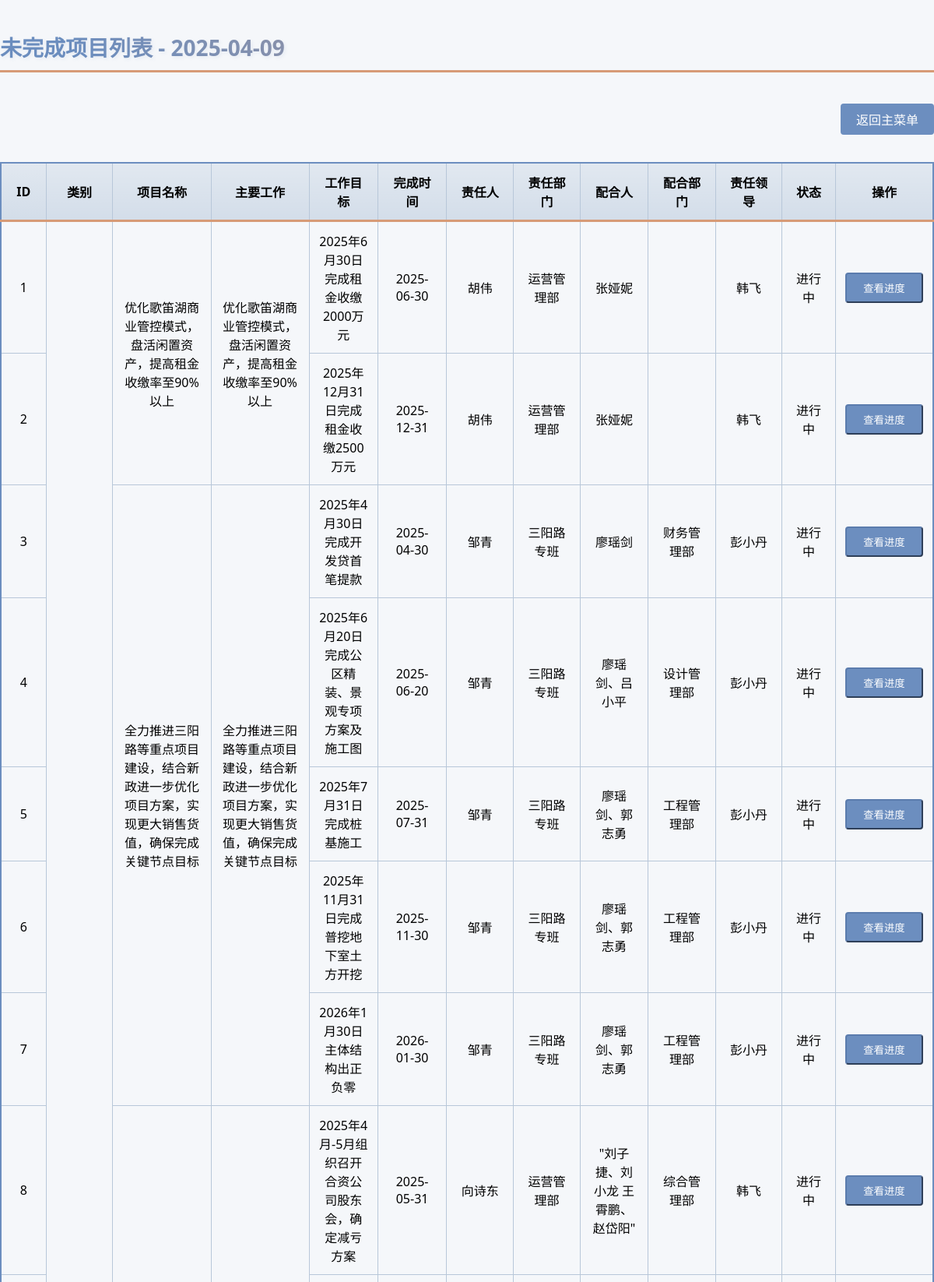
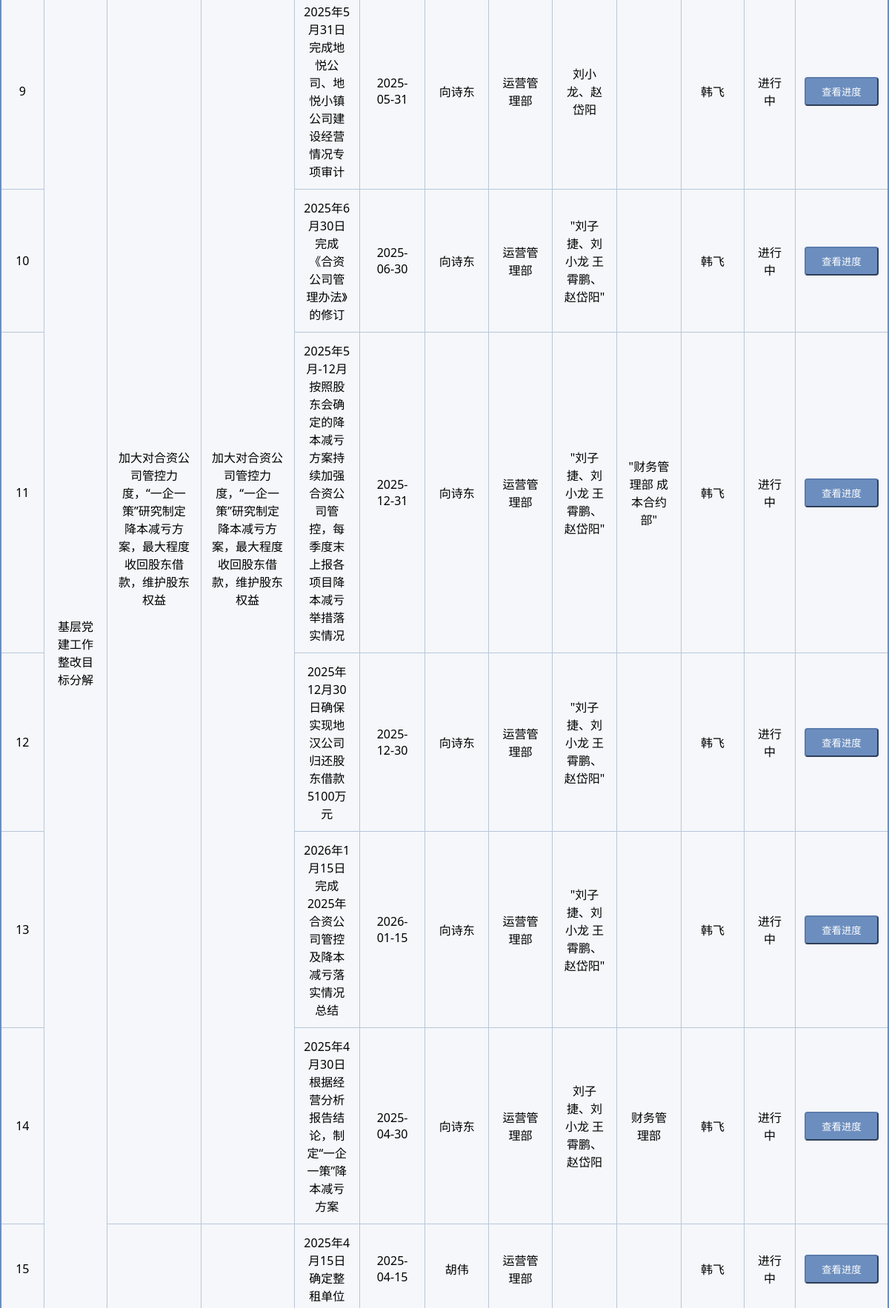
Screenshot of /unfinished_projects (signed in, upper part) with the database file from the repository (2 pictures, top to bottom).
### tables this page shows
CREATE TABLE unfinished_projects (
            id INTEGER PRIMARY KEY AUTOINCREMENT,
            category TEXT NOT NULL,
            project_name TEXT NOT NULL,
            main_work TEXT NOT NULL,
            work_goal TEXT NOT NULL,
            completion_time DATE NOT NULL,
            responsible_person_id INTEGER REFERENCES users(id),
            responsible_department TEXT NOT NULL,
            collaborator TEXT,
            collaborating_department TEXT,
            responsible_leader_id INTEGER REFERENCES users(id),
            is_finished INTEGER DEFAULT 0 CHECK(is_finished IN (0, 1)),
            completion_status_1 TEXT,
            completion_status_2 TEXT,
            completion_status_3 TEXT,
            completion_status_4 TEXT,
            completion_status_5 TEXT,
            completion_status_6 TEXT,
            completion_status_7 TEXT,
            completion_status_8 TEXT,
            completion_status_9 TEXT,
            completion_status_10 TEXT,
            created_at TIMESTAMP DEFAULT CURRENT_TIMESTAMP
        );

CREATE TABLE users (
            id INTEGER PRIMARY KEY AUTOINCREMENT,
            username TEXT NOT NULL UNIQUE,
            password TEXT NOT NULL,
            phone TEXT,
            is_admin INTEGER DEFAULT 0,
            created_at TIMESTAMP DEFAULT CURRENT_TIMESTAMP
        );

### app.py (the view, shortened to what this page needs)
@app.route('/unfinished_projects', methods=['GET', 'POST'])
def unfinished_projects():
    current_datetime = datetime.datetime.now()
    if 'user_id' not in session:
        abort(401)
    is_admin = session.get('is_admin', 0)
    error = None
    projects = []
    with get_db() as conn:
        try:
            projects = conn.execute('''
                SELECT
                    up.id,
                    up.category,
                    up.project_name,
                    up.main_work,
                    up.work_goal,
                    up.completion_time,
                    u1.username AS responsible_person,
                    up.responsible_department,
                    up.collaborator,
                    up.collaborating_department,
                    u3.username AS responsible_leader,
                    (CASE WHEN julianday(up.completion_time) < julianday('now')
                        THEN '逾期' ELSE '进行中' END) AS status
                FROM unfinished_projects up
                LEFT JOIN users u1 ON up.responsible_person_id = u1.id
                LEFT JOIN users u3 ON up.responsible_leader_id = u3.id
                ORDER BY up.category, up.project_name
            ''').fetchall()
        except Exception as e:
            error = str(e)
            flash(f'操作失败: {str(e)}', 'error')
    return render_template('unfinished_projects.html',
                         projects=projects,
                         error=error,
                         is_admin=is_admin,
                         current_date=current_datetime.strftime('%Y-%m-%d'))

### app.py (called while the page is built)
def get_db():
    if not hasattr(g, '_database'):
        try:
            g._database = sqlite3.connect(app.config['DATABASE'])
            g._database.row_factory = sqlite3.Row
            init_sqlite_schema(g._database)
        except sqlite3.Error as e:
            print(f"数据库连接失败: {str(e)}")
            raise
    return g._database

### templates/unfinished_projects.html (shortened to what this page needs)
<!DOCTYPE html>
<html lang="en">
<head>
</head>
<body>
    <h1>未完成项目列表 - {{ current_date }}</h1>
    {% if not is_admin %}
    <div class="user-tools" style="text-align: right; margin-bottom: 20px;">
        <a href="{{ url_for('index') }}" class="btn-main">
            返回主菜单
        </a>
    </div>
    {% endif %}
    <table>
        <thead>
            <tr>
                <th>ID</th>
                <th>类别</th>
                <th>项目名称</th>
                <th>主要工作</th>
                <th>工作目标</th>
                <th>完成时间</th>
                <th>责任人</th>
                <th>责任部门</th>
                <th>配合人</th>
                <th>配合部门</th>
                <th>责任领导</th>
                <th>状态</th>
                <th>操作</th>
            </tr>
        </thead>
        <tbody>
            {% set ns = namespace(
                entries={},
                category_groups={},
                project_groups={},
                main_work_groups={}
            ) %}
            {% for project in projects %}
                {% set main_work = project[3]|trim|lower %}
            {% endfor %}
            {% for project in projects %}
                {% set main_work = project[3]|trim|lower %}
                {% set work_target = project[4]|trim|lower %}
                {% set responsible_person = project[6]|trim|lower %}
                {% set entry_key = [main_work, work_target, responsible_person]|join('|') %}
                {% set is_duplicate = entry_key in ns.entries %}
                <tr class="{% if project[11] == '逾期' %}overdue{% endif %} {% if is_duplicate %}duplicate{% endif %}">
                    <td>{{ loop.index }}</td>
                    {% if loop.index0 == ns.category_groups[project[1]]-1 %}
                        <td rowspan="{{ projects|selectattr('1', 'equalto', project[1])|list|count }}">{{ project[1] }}</td>
                    {% endif %}
                    {% if loop.index0 == ns.project_groups[project[2]]-1 %}
                        <td rowspan="{{ projects|selectattr('2', 'equalto', project[2])|list|count }}">{{ project[2] }}</td>
                    {% endif %}
                    {% if loop.index0 == ns.main_work_groups[main_work]-1 %}
                        <td rowspan="{{ projects|selectattr('3', 'equalto', project[3])|list|count }}">{{ project[3] }}</td>
                    {% endif %}
                    <td>{{ project[4] }}</td>
                    <td>{{ project[5] }}</td>
                    <td>{{ project[6] }}</td>
                    <td>{{ project[7] }}</td>
                    <td>{{ project[8] }}</td>
                    <td>{{ project[9] }}</td>
                    <td>{{ project[10] }}</td>
                    <td>{{ project[11] }}</td>
                    <td>
                        <form action="{{ url_for('project_detail', project_id=project[0]) }}" method="get">
                            <button type="submit" class="btn-action">
                                查看进度
                            </button>
                        </form>
                    </td>
                </tr>
            {% endfor %}
        </tbody>
    </table>
</body>
</html>

### templates/unfinished_projects.html (style rules this page uses)
body { max-width: 100%; margin: 40px auto; padding: 0; font-family: 'Segoe UI', sans-serif; background: #F5F7FA; }
table { width: 100%; border: 2px solid #6C8EBF; border-collapse: collapse; }
h1 { color: #6C8EBF; font-size: 28px; border-bottom: 3px solid #D79B77; padding-bottom: 10px; margin-bottom: 25px; background: linear-gradient(45deg, #6C8EBF 10%, #D79B77 90%); -webkit-background-clip: text; -webkit-text-fill-color: transparent; text-shadow: 2px 2px 4px rgba(108, 142, 191, 0.1); }
th, td { padding: 12px; border: 1px solid #B8C7D9; text-align: center !important; vertical-align: middle; }
th { background: linear-gradient(to bottom, #E1E8F0, #D3DDE9) !important; font-weight: 600; border-bottom: 3px solid #D79B77; }
th:nth-child(1) { width: 5%; }
th:nth-child(2) { width: 7.6%; }
th:nth-child(3) { width: 11%; }
th:nth-child(4) { width: 11%; }
th:nth-child(5), th:nth-child(6), th:nth-child(7), th:nth-child(8), th:nth-child(9), th:nth-child(10), th:nth-child(11) { width: 7.6%; }
th:nth-child(12) { width: 6%; }
th:nth-child(13) { width: 6%; }
.btn-excel, .btn-action { background-color: #6C8EBF; border-color: #5B7CAD; color: white; padding: 8px 12px; border-radius: 4px; cursor: pointer; transition: all 0.3s; }
.btn-action { width: 100px; margin: 4px 0; display: inline-block; }
.btn-main { background-color: #6C8EBF !important; border-color: #5B7CAD !important; color: white !important; padding: 8px 20px; border-radius: 4px; cursor: pointer; transition: all 0.3s; text-decoration: none; display: inline-block; margin: 15px 0; }

### rows the page displays
unfinished_projects: category "基层党建工作整改目标分解", project_name "优化歌笛湖商业管控模式，盘活闲置资产，提高租金收缴率至90%以上", main_work "优化歌笛湖商业管控模式，盘活闲置资产，提高租金收缴率至90%以上", work_goal "2025年6月30日完成租金收缴2000万元", completion_time "2025-06-30", username "胡伟", responsible_department "运营管理部", collaborator "张娅妮", username "韩飞", project "进行中"
unfinished_projects: work_goal "2025年12月31日完成租金收缴2500万元", completion_time "2025-12-31", username "胡伟", responsible_department "运营管理部", collaborator "张娅妮", username "韩飞", project "进行中"
unfinished_projects: project_name "全力推进三阳路等重点项目建设，结合新政进一步优化项目方案，实现更大销售货值，确保完成关键节点目标", main_work "全力推进三阳路等重点项目建设，结合新政进一步优化项目方案，实现更大销售货值，确保完成关键节点目标", work_goal "2025年4月30日完成开发贷首笔提款", completion_time "2025-04-30", username "邹青", responsible_department "三阳路专班", collaborator "廖瑶剑", collaborating_department "财务管理部", username "彭小丹", project "进行中"
unfinished_projects: work_goal "2025年6月20日完成公区精装、景观专项方案及施工图", completion_time "2025-06-20", username "邹青", responsible_department "三阳路专班", collaborator "廖瑶剑、吕小平", collaborating_department "设计管理部", username "彭小丹", project "进行中"
unfinished_projects: work_goal "2025年7月31日完成桩基施工", completion_time "2025-07-31", username "邹青", responsible_department "三阳路专班", collaborator "廖瑶剑、郭志勇", collaborating_department "工程管理部", username "彭小丹", project "进行中"
unfinished_projects: work_goal "2025年11月31日完成普挖地下室土方开挖", completion_time "2025-11-30", username "邹青", responsible_department "三阳路专班", collaborator "廖瑶剑、郭志勇", collaborating_department "工程管理部", username "彭小丹", project "进行中"
unfinished_projects: work_goal "2026年1月30日主体结构出正负零", completion_time "2026-01-30", username "邹青", responsible_department "三阳路专班", collaborator "廖瑶剑、郭志勇", collaborating_department "工程管理部", username "彭小丹", project "进行中"
unfinished_projects: project_name "加大对合资公司管控力度，“一企一策”研究制定降本减亏方案，最大程度收回股东借款，维护股东权益", main_work "加大对合资公司管控力度，“一企一策”研究制定降本减亏方案，最大程度收回股东借款，维护股东权益", work_goal "2025年4月-5月组织召开合资公司股东会，确定减亏方案", completion_time "2025-05-31", username "向诗东", responsible_department "运营管理部", collaborator "\"刘子捷、刘小龙 王霄鹏、赵岱阳\"", collaborating_department "综合管理部", username "韩飞", project "进行中"
unfinished_projects: work_goal "2025年5月31日完成地悦公司、地悦小镇公司建设经营情况专项审计", completion_time "2025-05-31", username "向诗东", responsible_department "运营管理部", collaborator "刘小龙、赵岱阳", username "韩飞", project "进行中"
unfinished_projects: work_goal "2025年6月30日完成《合资公司管理办法》的修订", completion_time "2025-06-30", username "向诗东", responsible_department "运营管理部", collaborator "\"刘子捷、刘小龙 王霄鹏、赵岱阳\"", username "韩飞", project "进行中"
unfinished_projects: work_goal "2025年5月-12月按照股东会确定的降本减亏方案持续加强合资公司管控，每季度末上报各项目降本减亏举措落实情况", completion_time "2025-12-31", username "向诗东", responsible_department "运营管理部", collaborator "\"刘子捷、刘小龙 王霄鹏、赵岱阳\"", collaborating_department "\"财务管理部 成本合约部\"", username "韩飞", project "进行中"
unfinished_projects: work_goal "2025年12月30日确保实现地汉公司归还股东借款5100万元", completion_time "2025-12-30", username "向诗东", responsible_department "运营管理部", collaborator "\"刘子捷、刘小龙 王霄鹏、赵岱阳\"", username "韩飞", project "进行中"
unfinished_projects: work_goal "2026年1月15日完成2025年合资公司管控及降本减亏落实情况总结", completion_time "2026-01-15", username "向诗东", responsible_department "运营管理部", collaborator "\"刘子捷、刘小龙 王霄鹏、赵岱阳\"", username "韩飞", project "进行中"
unfinished_projects: work_goal "2025年4月30日根据经营分析报告结论，制定“一企一策”降本减亏方案", completion_time "2025-04-30", username "向诗东", responsible_department "运营管理部", collaborator "刘子捷、刘小龙 王霄鹏、赵岱阳", collaborating_department "财务管理部", username "韩飞", project "进行中"
unfinished_projects: work_goal "2025年4月15日确定整租单位", completion_time "2025-04-15", username "胡伟", responsible_department "运营管理部", username "韩飞", project "进行中"
